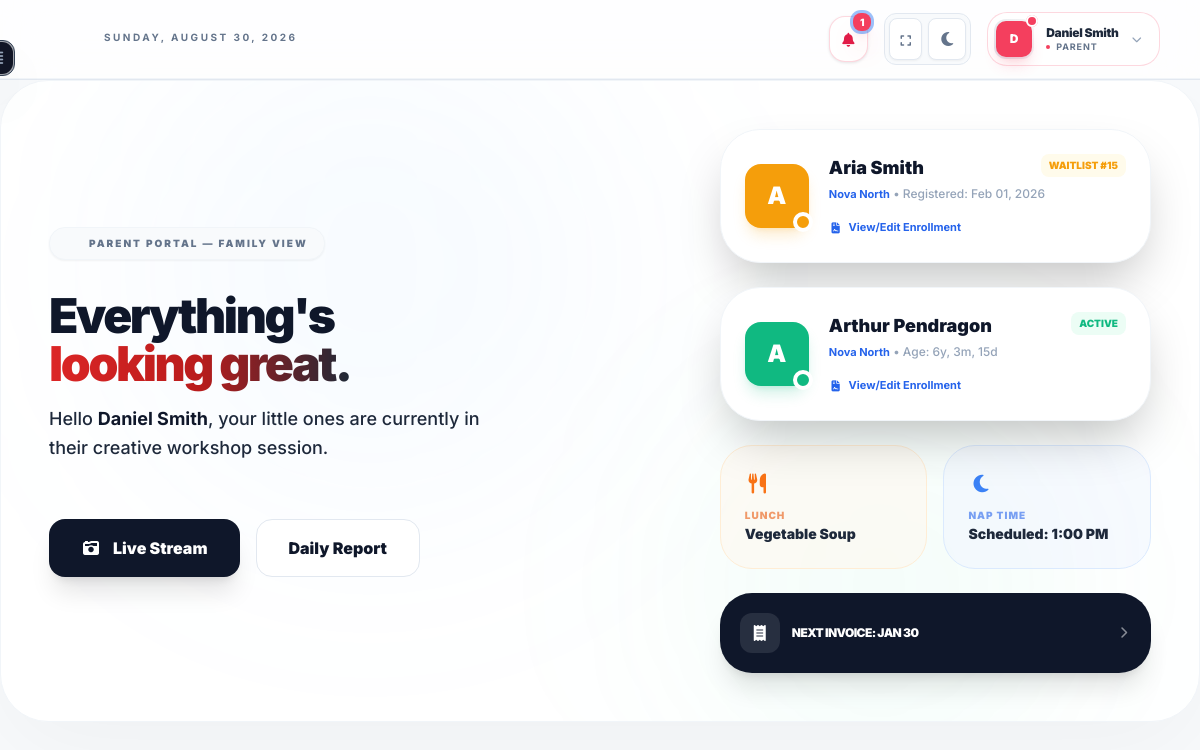
Page /dashboard/parent/ (signed in) on the earlier database version.
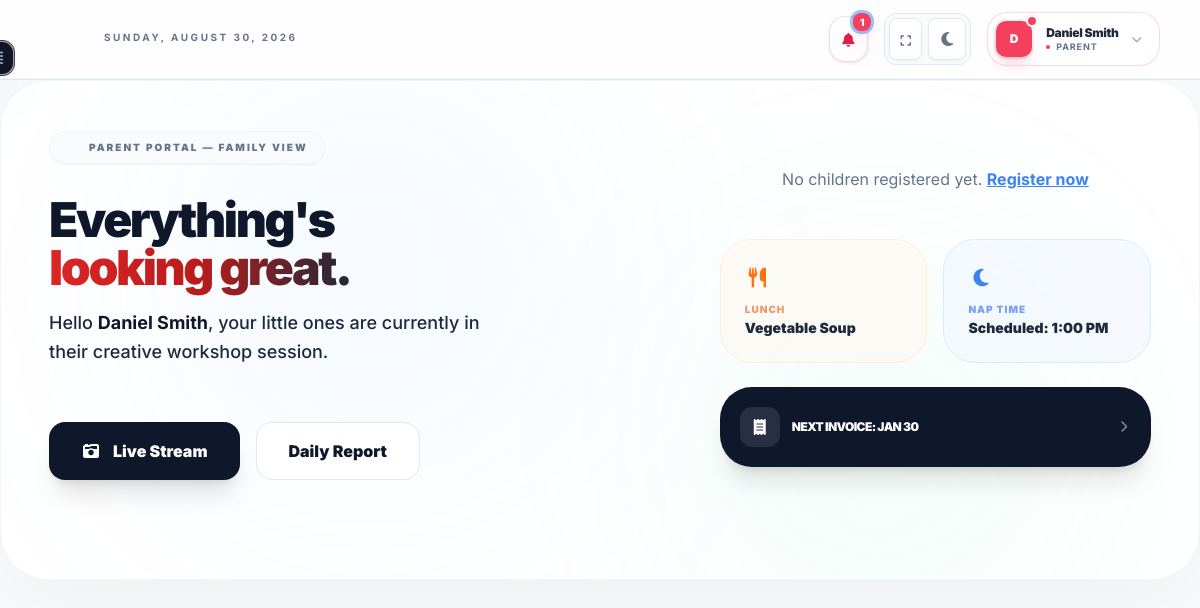
Same page on the later database version.
### dashboard/models.py (models this page shows, shortened)
class Child(models.Model):
    child_id = models.UUIDField(primary_key=True, default=uuid.uuid4, editable=False)
    center = models.ForeignKey(
        Center, on_delete=models.CASCADE, related_name="children"
    )
    assigned_group = models.ForeignKey(
        Group, on_delete=models.SET_NULL, null=True, related_name="enrolled_children"
    )
    assigned_educator = models.ForeignKey(
        "accounts.Educator",
        on_delete=models.SET_NULL,
        null=True,
        blank=True,
        related_name="assigned_children",
    )
    first_name = models.CharField(max_length=100)
    last_name = models.CharField(max_length=100)
    gender = models.CharField(
        max_length=10,
        choices=[("masculin", "Masculin"), ("féminin", "Féminin")],
        blank=True,
    )
    birth_date = models.DateField()
    medical_info = models.JSONField(default=dict, blank=True)
    profile_photo = models.ImageField(
        upload_to="children_photos/", blank=True, null=True
    )
    status = models.CharField(max_length=20, default="active")
    created_at = models.DateTimeField(auto_now_add=True)
    address = models.TextField(blank=True, help_text="Child's residential address")
    medicare_number = models.CharField(max_length=50, blank=True)
    medicare_expiry = models.DateField(null=True, blank=True)
    @property
    def age_display(self):
        today = date.today()
        birth_date = self.birth_date
        years = today.year - birth_date.year
        months = today.month - birth_date.month
        days = today.day - birth_date.day
        if months < 0:
            years -= 1
            months += 12
        parts = []
        if years > 0:
            parts.append(f"{years}y")
        if months > 0:
            parts.append(f"{months}m")
        if days > 0:
            parts.append(f"{days}d")
        return ", ".join(parts) if parts else "0d"

class Center(models.Model):
    center_id = models.UUIDField(primary_key=True, default=uuid.uuid4, editable=False)
    organization = models.ForeignKey(
        Organization, on_delete=models.CASCADE, related_name="centers"
    )
    name = models.CharField(max_length=255)
    address = models.TextField()
    timezone = models.CharField(max_length=50, default="America/Moncton")
    director = models.OneToOneField(
        "accounts.Director",
        on_delete=models.SET_NULL,
        null=True,
        related_name="managed_center",
    )
    created_at = models.DateTimeField(auto_now_add=True)

### accounts/views.py (the view)
# urls.py: path("dashboard/parent/", parent_dashboard, name="parent_dashboard"),
@login_required
def parent_dashboard(request):
    user = request.user
    if user.role_type != 'parent':
        return redirect('dashboard_redirect')
    try:
        profile = user.parent_profile
    except ParentProfile.DoesNotExist:
        profile = None
    children = []
    if profile:
        relationships = ParentChildRelationship.objects.filter(parent=profile).select_related('child')
        children = [rel.child for rel in relationships]
    for child in children:
        if child.status == 'waitlist':
            pos = Child.objects.filter(
                center=child.center,
                status='waitlist',
                created_at__lt=child.created_at
            ).count() + 1
            child.waitlist_position = pos
        try:
            _ = child.enrollment_forms.filter(is_active=True).first()
            child.has_enrollment_form = True
        except:
            child.has_enrollment_form = False
    return render(request, "parent_dashboard.html", {'children': children})

### communication/context_processors.py (called while the page is built)
def unread_messages_count(request):
    if request.user.is_authenticated:
        count = Message.objects.filter(receiver=request.user, is_read=False).count()
        return {'unread_count': count}
    return {'unread_count': 0}

### dashboard/context_processors/theme_sidebar.py (called while the page is built)
def theme(request):
    return {'theme': request.COOKIES.get('theme', 'light')}

def sidebar(request):
    return {
        'sidebar_state': request.COOKIES.get('sidebar', 'closed'),
        'open_section': request.COOKIES.get('open_section', '')
    }

### accounts/templates/parent_dashboard.html (shortened to what the changed rows need)
{% extends "base.html" %}
{% block content %}
<div class="relative min-h-[500px] overflow-hidden bg-white dark:bg-slate-950 rounded-[3rem] border border-slate-100 dark:border-slate-800 p-8 md:p-12 shadow-[0_30px_100px_rgba(0,0,0,0.04)] mb-12">
    <div class="absolute inset-0 pointer-events-none">
        <div class="absolute top-[-10%] left-[10%] w-[500px] h-[500px] bg-blue-400/5 rounded-full blur-[120px]"></div>
        <div class="absolute bottom-[-10%] right-[10%] w-[400px] h-[400px] bg-emerald-400/5 rounded-full blur-[100px]"></div>
    </div>
    <div class="relative z-10 grid lg:grid-cols-12 gap-12 items-center">
        <div class="lg:col-span-7 space-y-8">
            <div class="space-y-4">
                <h1 class="text-5xl md:text-5xl font-black text-slate-900 dark:text-white leading-[0.9] tracking-tighter">
                    Everything's<br>
                    <span class="bg-gradient-to-r from-red-600 via-red-700 to-gray-800 bg-clip-text text-transparent">
                    </span>
                </h1>
            </div>
        </div>
        <div class="lg:col-span-5 relative">
            <div class="space-y-6">
                {% for child in children %}
                <div class="group relative bg-white dark:bg-slate-900 rounded-[2.5rem] border border-slate-100 dark:border-slate-800 p-6 shadow-2xl hover:-translate-y-2 transition-all duration-500">
                    <div class="flex items-center gap-5">
                        <div class="relative">
                            <div class="w-16 h-16 rounded-2xl {% if child.status == 'waitlist' %}bg-amber-500 shadow-amber-500/20{% else %}bg-emerald-500 shadow-emerald-500/20{% endif %} flex items-center justify-center text-white text-2xl font-black shadow-lg">
                                {{ child.first_name|slice:":1" }}
                            </div>
                            <div class="absolute -bottom-1 -right-1 w-5 h-5 {% if child.status == 'waitlist' %}bg-amber-500{% else %}bg-emerald-500{% endif %} border-4 border-white dark:border-slate-900 rounded-full"></div>
                        </div>
                        <div class="flex-1">
                            <div class="flex justify-between items-start">
                                <h3 class="text-lg font-black text-slate-900 dark:text-white">{{ child.first_name }} {{ child.last_name }}</h3>
                                {% if child.status == 'waitlist' %}
                                <span class="text-[10px] font-black text-amber-500 bg-amber-50 dark:bg-amber-500/10 px-2 py-1 rounded-lg uppercase">
                                    Waitlist #{{ child.waitlist_position }}
                                </span>
                                {% else %}
                                <span class="text-[10px] font-black text-emerald-500 bg-emerald-50 dark:bg-emerald-500/10 px-2 py-1 rounded-lg uppercase">
                                    Active
                                </span>
                                {% endif %}
                            </div>
                            <p class="text-xs text-slate-400 font-medium mt-1">
                                <span class="inline-flex items-center text-[11px] font-bold text-blue-600 hover:text-blue-700">{{ child.center.name }} </span>
                                &bull;
                                {% if child.status == 'waitlist' %}
                                    Registered: {{ child.created_at|date:"M d, Y" }}
                                {% else %}
                                    Age: {{ child.age_display }}
                                {% endif %}
                            </p>
                             <div class="mt-3">
                                <a href="{% url 'enrollment_edit' child.child_id %}" class="inline-flex items-center text-[11px] font-bold text-blue-600 hover:text-blue-700">
                                    <i class="fa-solid fa-file-contract mr-1.5"></i>
                                    {% if child.has_enrollment_form %}
                                        View/Edit Enrollment
                                    {% else %}
                                        Complete Enrollment
                                    {% endif %}
                                </a>
                            </div>
                        </div>
                    </div>
                </div>
                {% empty %}
                <div class="p-6 text-center text-slate-500">
                    No children registered yet. <a href="{% url 'register_child' %}" class="text-blue-500 font-bold underline">Register now</a>
                </div>
                {% endfor %}
                <div class="grid grid-cols-2 gap-4">
                    <div class="bg-orange-50/50 dark:bg-orange-500/5 p-6 rounded-[2rem] border border-orange-100 dark:border-orange-500/10">
                    </div>
                    <div class="bg-blue-50/50 dark:bg-blue-500/5 p-6 rounded-[2rem] border border-blue-100 dark:border-blue-500/10">
                    </div>
                </div>
                <div class="bg-slate-900 dark:bg-emerald-500 p-5 rounded-[2rem] flex items-center justify-between shadow-xl">
                    <div class="flex items-center gap-3">
                    </div>
                    <i class="fa-solid fa-chevron-right text-white/50 dark:text-slate-950/50 text-xs"></i>
                </div>
            </div>
        </div>
    </div>
</div>
{% endblock %}

Differences in the rows shown:
removed Child: first_name "A", first_name "Aria", last_name "Smith", waitlist_position "15", center.name "Nova North", created_at "Feb 01, 2026", shows "View/Edit Enrollment", status "waitlist" (drawn)
removed Child: first_name "A", first_name "Arthur", last_name "Pendragon", status "ACTIVE", center.name "Nova North", age_display "6y, 3m, 15d", shows "View/Edit Enrollment"
Other differences:
text now shown: "No children registered yet. Register now"
